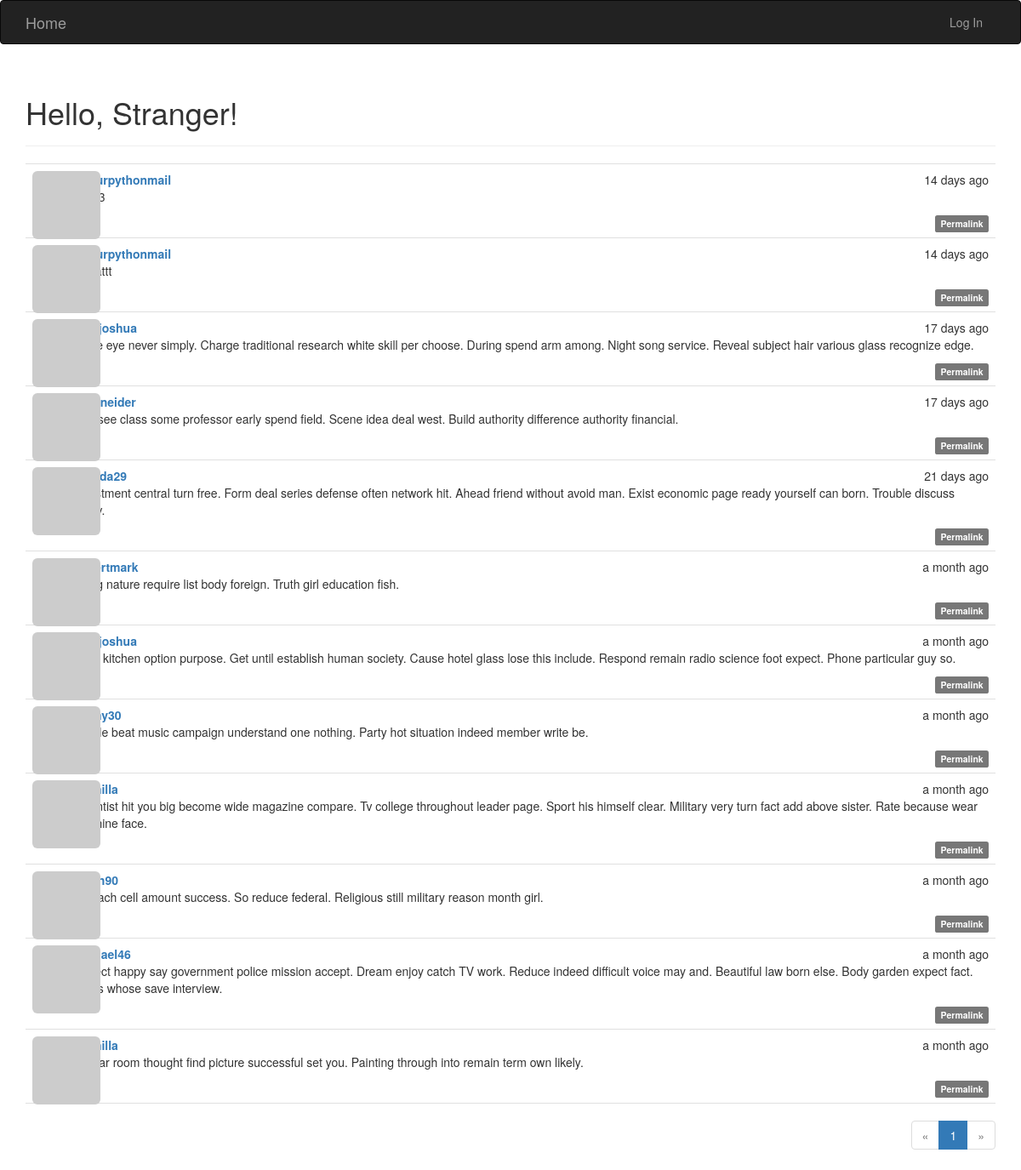
The page / on the database its author committed.
### app/models.py (models this page shows, shortened)
class Post(db.Model):
    __tablename__ = 'posts'
    id = db.Column(db.Integer, primary_key=True)
    body = db.Column(db.Text)
    body_html = db.Column(db.Text)
    timestamp = db.Column(db.DateTime, index=True, default=datetime.utcnow)
    author_id = db.Column(db.Integer, db.ForeignKey('users.id'))

class User(UserMixin, db.Model):
    __tablename__ = 'users'
    id = db.Column(db.Integer, primary_key=True)
    email = db.Column(db.String(64), unique=True, index=True)
    username = db.Column(db.String(64), unique=True, index=True)
    role_id = db.Column(db.Integer, db.ForeignKey('roles.id'))
    password_hash = db.Column(db.String(128))
    confirmed = db.Column(db.Boolean, default=False)
    name = db.Column(db.String(64))
    location = db.Column(db.String(64))
    about_me = db.Column(db.Text())
    member_since = db.Column(db.DateTime(), default=datetime.utcnow)
    last_seen = db.Column(db.DateTime(), default=datetime.utcnow)
    avatar_hash = db.Column(db.String(32))
    posts = db.relationship('Post', backref='author', lazy='dynamic')
    trades = db.relationship('Trade', backref='trade_user', lazy='dynamic')
    @property
    def password(self):
        raise AttributeError('password is not a readable attribute')
    def gravatar(self, size=100, default='identicon', rating='g'):
        url = 'https://secure.gravatar.com/avatar'
        hash = self.avatar_hash or self.gravatar_hash()
        return '{url}/{hash}?s={size}&d={default}&r={rating}'.format(
            url=url, hash=hash, size=size, default=default, rating=rating)

### app/main/views.py (the view)
@main.route('/', methods=['GET', 'POST'])
def index():
    form = PostForm()
    if current_user.can(Permission.WRITE) and form.validate_on_submit():
        post = Post(body=form.body.data,
                    author=current_user._get_current_object())
        db.session.add(post)
        db.session.commit()
        return redirect(url_for('.index'))
    page = request.args.get('page', 1, type=int)
    pagination = Post.query.order_by(Post.timestamp.desc()).paginate(
        page, per_page=current_app.config['FLASKY_POSTS_PER_PAGE'],
        error_out=False)
    posts = pagination.items
    return render_template('index.html', form=form, posts=posts,
                           pagination=pagination)

### app/auth/views.py (called while the page is built)
@auth.before_app_request
def before_request():
    if current_user.is_authenticated:
        current_user.ping()
        if not current_user.confirmed \
                and request.endpoint \
                and request.blueprint != 'auth' \
                and request.endpoint != 'static':
            return redirect(url_for('auth.unconfirmed'))

### app/main/__init__.py (called while the page is built)
@main.app_context_processor
def inject_permissions():
    return dict(Permission=Permission)

### app/models.py (called while the page is built)
    def can(self, permissions):
        return False

    def is_administrator(self):
        return False

### app/templates/index.html (shortened to what this page needs)
{% extends "base.html" %}
{% import "bootstrap/wtf.html" as wtf %}
{% import "_macros.html" as macros %}
{% block page_content %}
<div class="page-header">
    <h1>Hello, {% if current_user.is_authenticated %}{{ current_user.username }}{% else %}Stranger{% endif %}!</h1>
</div>
{% include '_posts.html' %}
{% if pagination %}
<div class="pagination">
    {{ macros.pagination_widget(pagination, '.index') }}
</div>
{% endif %}
{% endblock %}

### app/templates/_posts.html (shortened to what this page needs)
<ul class="posts">
    {% for post in posts %}
    <li class="post">
        <div class="post-thumbnail">
            <a href="{{ url_for('.user', username=post.author.username) }}">
                <img class="img-rounded profile-thumbnail" src="{{ post.author.gravatar(size=40) }}">
            </a>
        </div>
        <div class="post-content">
            <div class="post-date">{{ moment(post.timestamp).fromNow() }}</div>
            <div class="post-author"><a href="{{ url_for('.user', username=post.author.username) }}">{{ post.author.username }}</a></div>
            <div class="post-body">
                {% if post.body_html %}
                    {{ post.body_html | safe }}
                {% else %}
                    {{ post.body }}
                {% endif %}
            </div>
            <div class="post-footer">
                <a href="{{ url_for('.post', id=post.id) }}">
                    <span class="label label-default">Permalink</span>
                </a>
            </div>
        </div>
    </li>
    {% endfor %}
</ul>

### app/static/styles.css (style rules this page uses)
.profile-thumbnail { position: absolute; }
ul.posts { list-style-type: none; padding: 0px; margin: 16px 0px 0px 0px; border-top: 1px solid #e0e0e0; }
ul.posts li.post { padding: 8px; border-bottom: 1px solid #e0e0e0; }
div.post-date { float: right; }
div.post-author { font-weight: bold; }
div.post-thumbnail { position: absolute; }
div.post-content { margin-left: 48px; min-height: 48px; }
div.post-footer { text-align: right; }
div.pagination { width: 100%; text-align: right; padding: 0px; margin: 0px; }

### rows shown on the page
Post: timestamp "14 days ago", author.username "arthurpythonmail"
Post: timestamp "14 days ago", author.username "arthurpythonmail"
Post: timestamp "17 days ago", author.username "ortizjoshua", body_html "Value eye never simply. Charge traditional research white skill per choose. During spend arm among. Night song service. Reveal subject hair various glass recognize edge."
Post: timestamp "17 days ago", author.username "yschneider", body_html "Add see class some professor early spend field. Scene idea deal west. Build authority difference authority financial."
Post: timestamp "21 days ago", body_html "Investment central turn free. Form deal series defense often network hit. Ahead friend without avoid man. Exist economic page ready yourself can born. Trouble discuss…"
Post: timestamp "a month ago", author.username "gilbertmark", body_html "Thing nature require list body foreign. Truth girl education fish."
Post: timestamp "a month ago", author.username "ortizjoshua", body_html "Long kitchen option purpose. Get until establish human society. Cause hotel glass lose this include. Respond remain radio science foot expect. Phone particular guy so."
Post: timestamp "a month ago", body_html "Middle beat music campaign understand one nothing. Party hot situation indeed member write be."
Post: timestamp "a month ago", body_html "Scientist hit you big become wide magazine compare. Tv college throughout leader page. Sport his himself clear. Military very turn fact add above sister. Rate because wear machine face."
Post: timestamp "a month ago", body_html "Air each cell amount success. So reduce federal. Religious still military reason month girl."
Post: timestamp "a month ago", author.username "michael46", body_html "Protect happy say government police mission accept. Dream enjoy catch TV work. Reduce indeed difficult voice may and. Beautiful law born else. Body garden expect fact. Glass whose save interview."
Post: timestamp "a month ago", body_html "Similar room thought find picture successful set you. Painting through into remain term own likely."

### other values the page prints
{{ p }} "1"
